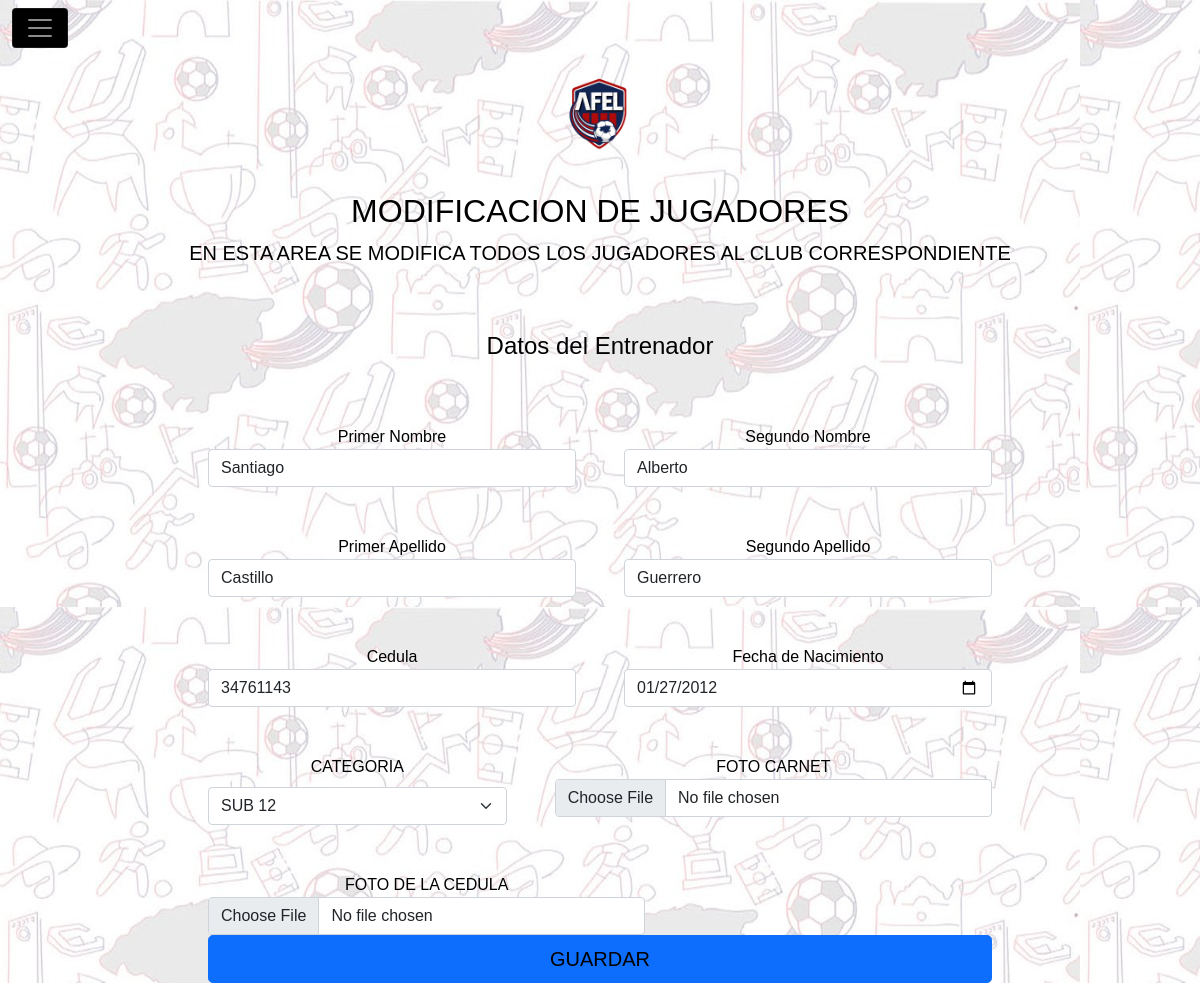
Screenshot of /modificar_jugador_club.php?id_user=3 (signed in) with the database file from the repository.
### tables this page shows
CREATE TABLE `usuario` (
  `id_usuario` int(11) NOT NULL,
  `nombre_usuario` varchar(60) NOT NULL,
  `segundoN` varchar(60) NOT NULL,
  `apellido` varchar(60) NOT NULL,
  `segundoA` varchar(60) NOT NULL,
  `ci` int(8) NOT NULL,
  `fecha_nac_us` date NOT NULL,
  `fecha_registro_us` date NOT NULL,
  `imagen_us` varchar(300) NOT NULL,
  `tipo_imagen` varchar(60) NOT NULL,
  `tipo_imagen_dt` varchar(30) NOT NULL,
  `image_dt` varchar(300) NOT NULL,
  `usuario` varchar(60) NOT NULL,
  `clave` varchar(33) NOT NULL,
  `id_t_usuario` int(11) NOT NULL,
  `id_status_sistema` int(11) NOT NULL,
  `id_club` int(11) NOT NULL,
  `id_categoria` int(11) NOT NULL,
  `id_status_verificacion` int(11) NOT NULL,
  `id_carnet_jug` int(11) NOT NULL
);

### modificar_jugador_club.php (the view, shortened to what this page needs)
<?php
$id_us = $_GET['id_user'];
?>
<!DOCTYPE html>
<html lang="es">
<head>
    <link rel="stylesheet" href="./css/bootstrap.css">
    <link rel="stylesheet" type="text/css" href="./css/estilos.css">
    <link rel="stylesheet" href="./js/bootstrap.js">
    <link rel="stylesheet" href="./css/normalize.css">
</head>
<body>
    <div class="content">
        <header>
            <nav class="navbar navbar-dark  fixed-top">
                <div class="container-fluid">
                    <button class="navbar-toggler" type="button" data-bs-toggle="offcanvas"
                        data-bs-target="#offcanvasDarkNavbar" aria-controls="offcanvasDarkNavbar">
                        <span class="navbar-toggler-icon"></span>
                    </button>
                </div>
    </div>
    <main class="main">
        <?php
		include './modelo/conexion.php';
		$id_club_us = $_SESSION['id_club'];
		$sql = "SELECT `usuario`.`id_usuario`, `usuario`.`nombre_usuario` ,
		`usuario`.`segundoN`, `usuario`.`apellido` , `usuario`.`segundoA`,
		`usuario`.`ci`, `club`.`nombre_club`, `categoria`.`nombre_categoria`,
		`status_sistema`.`nombre_status_sistema`,
		`status_verificacion`.`nombre_verificacion` , `usuario`.`fecha_nac_us`,
		`usuario`.`fecha_registro_us`, `usuario`.`imagen_us`,  `usuario`.`id_status_sistema`, `usuario`.`id_categoria`,
		`usuario`.`id_club`, `usuario`.`id_categoria`, `usuario`.`id_status_verificacion`
		FROM `usuario`, `club`, `categoria`, `status_sistema`, `status_verificacion`
		WHERE ((`usuario`.`id_t_usuario` = 7
		/*AND `usuario`.`id_status_sistema` = 1 */
		AND `usuario`.`id_club` = '$id_club_us'
		AND `usuario`.`id_usuario` = '$id_us'
		/* AND `usuario`.`id_categoria` = 5 */
		/*	AND `usuario`.`id_status_sistema`= 1 */
		/*AND `usuario`.`id_status_verificacion`= 2*/)
		AND (`usuario`.`id_club` = `club`.`id_club`)
		And (`usuario`.`id_categoria` = `categoria`.`id_categoria`)
		AND (`usuario`.`id_status_sistema` = `status_sistema`.`id_status_sistema`)
		AND (`usuario`.`id_status_verificacion`= `status_verificacion`.`id_status_verificacion`))";
		$res = mysqli_query($conn, $sql);
		while ($row = mysqli_fetch_assoc($res)) {
			$dato_id_cat = $row['id_categoria'];
			?>
        <div class="py-5 text-center">
            <img class="d-block mx-auto mb-4" src="./img/foto-sis/logo-afel.png" alt="" width="72" height="57">
            <h2>MODIFICACION DE JUGADORES</h2>
            <p class="lead">EN ESTA AREA SE MODIFICA TODOS LOS JUGADORES AL CLUB CORRESPONDIENTE</p>
        </div>
        <div class="row g-5 form">
            <div class="col-md-7 col-lg-8 form-h">
                <h4 class="titulo-at mb-3">Datos del Entrenador</h4>
                <form class="needs-validation" enctype="multipart/form-data" method="POST"
                    action="./controlador/modificar_jugador.php" novalidate>
                    <div class="row g-5">
                        <div class="col-sm-6">
                            <label for="inputAddress">Primer Nombre</label>
                            <input type="text" class="form-control" onkeyup="this.value=Text(this.value)"
                                id="inputAddress" placeholder="Primer Nombre" name="nombre_usuario"
                                value="<?php echo $row['nombre_usuario']; ?>">
                        </div>
                        <div class="col-sm-6">
                            <label for="inputAddress">Segundo Nombre</label>
                            <input type="text" class="form-control" onkeyup="this.value=Text(this.value)"
                                id="inputAddress" placeholder="Segundo Nombre" name="segundo_nombre_usuario"
                                value="<?php echo $row['segundoN']; ?>">
                        </div>
                        <div class="col-sm-6">
                            <label for="inputAddress">Primer Apellido</label>
                            <input type="text" class="form-control" onkeyup="this.value=Text(this.value)"
                                id="inputAddress" placeholder="Primer Apellido" name="apellido_usuario"
                                value="<?php echo $row['apellido']; ?>">
                        </div>
                        <div class="col-sm-6">
                            <label for="inputAddress">Segundo Apellido</label>
                            <input type="text" class="form-control" onkeyup="this.value=Text(this.value)"
                                id="inputAddress" placeholder="Segundo Apellido" name="segundo_apellido_usuario"
                                value="<?php echo $row['segundoA']; ?>">
                        </div>
                        <div class="col-sm-6">
                            <label for="inputAddress">Cedula</label>
                            <input type="text" class="form-control" onkeyup="this.value=Numeros(this.value)"
                                id="inputAddress" placeholder="Cedula" name="ci_usuario"
                                value="<?php echo $row['ci']; ?>">
                        </div>
                        <div class="col-sm-6">
                            <label for="inputAddress2">Fecha de Nacimiento</label>
                            <input type="date" class="form-control" id="inputAddress2" placeholder="Fecha de Nacimiento"
                                name="fecha_nac" value="<?php echo $row['fecha_nac_us']; ?>">
                        </div>
                        <div class="col-md-5">
                            <label for="country" class="form-label">CATEGORIA</label>
                            <select class="form-select select-categoria" id="country" name="select-categoria"
                                required="">
                                <?php
									include './modelo/conexion.php';
									$sql = "SELECT `categoria`.`id_categoria`, `categoria`.`nombre_categoria` FROM `categoria`";
									$res = mysqli_query($conn, $sql);
									while ($row = mysqli_fetch_array($res)) {
										if($dato_id_cat == $row['id_categoria']){
											echo '<option value="'.$row['id_categoria'].'" selected>'.$row['nombre_categoria'].'</option>';
										}else{
											echo '<option value="'.$row['id_categoria'].'">'.$row['nombre_categoria'].'</option>';
										}
										?>
                                <?php
									}
									?>
                            </select>
                        </div>
                        <div class="col-md-7">
                            <label for="file">FOTO CARNET</label>
                            <input class="form-control" name="foto" type="file">
                        </div>
                        <div class="col-md-7">
                            <label for="file">FOTO DE LA CEDULA </label>
                            <input class="form-control" name="foto_dt" type="file" required="">
                        </div>
                    </div>
                    <button class="w-100 btn btn-primary btn-lg" type="submit" name="guardar">GUARDAR</button>
                </form>
            </div>
        </div>
        <?php
		}
		?>
    </main>
</body>
</html>

### css/estilos.css (style rules this page uses)
* { font-family: 'Nunito', sans-serif; font-weight: 100; }
body { background-image: url(../img/foto-sis/fondo.jpg); height: 100vh; background-attachment: fixed; }
.mb-4 { width: 120px; height: 120px; }
.mb-4 { text-align: center; }
.navbar-toggler { background: #000; }
.form { justify-content: center; }
.titulo-re, .titulo-at { text-align: center; }
.conocenos-body, .btn { color: #000; }
.row { text-align: center; }

### rows the page displays
usuario: nombre_usuario "Santiago", segundo_nombre_usuario "Alberto", apellido_usuario "Castillo", segundo_apellido_usuario "Guerrero", ci_usuario "34761143", fecha_nac "01/27/2012"

### other values shown
form field select-categoria "SUB 12"
